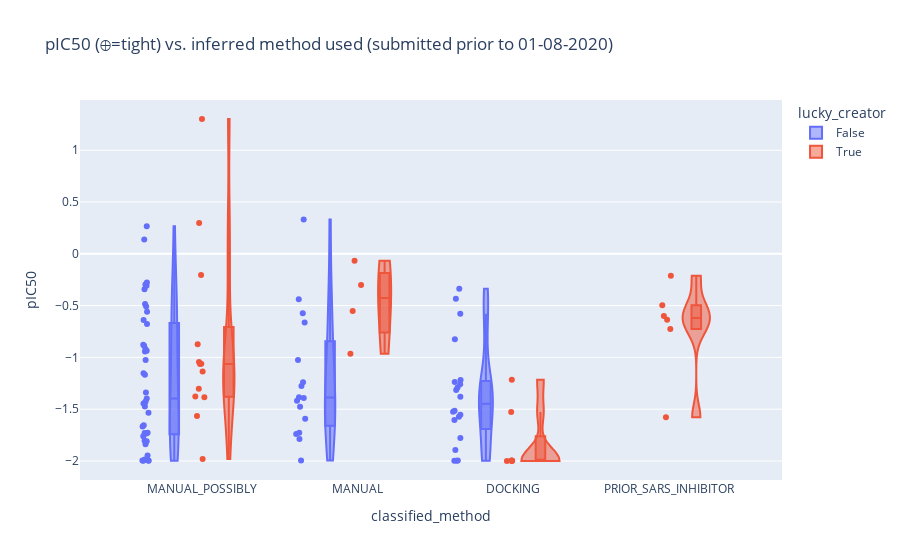

Notebook code for this chart:
### Code cell
date_cutoff = datetime(2020, 8, 1)

subbed = moonshot.loc[~moonshot.classified_method.isin(['STARTING_LIBRARY', 'UNKNOWN']) & \
                      (moonshot.submission_date < date_cutoff) & (moonshot.shipment_date < date_cutoff)
                     ]
fig = px.violin(subbed,
                title=f'pIC50 ({chr(0x2295)}=tight) vs. inferred method used (submitted prior to {date_cutoff.strftime("%d-%m-%Y")})',
                y='pIC50', x='classified_method',
               color='lucky_creator',
               box=True,
               points='all')
fig.update_traces(spanmode = 'hard')
fig

### Figure 1 — Plotly figure (JSON) as saved in the notebook; plotly's stock layout.template omitted (floating-point values rounded to 4 significant figures)
{"data": [{"alignmentgroup": "True", "box": {"visible": true}, "hovertemplate": "lucky_creator=False<br>classified_method=%{x}<br>pIC50=%{y}<extra></extra>", "legendgroup": "False", "marker": {"color": "#636efa"}, "name": "False", "offsetgroup": "False", "orientation": "v", "points": "all", "scalegroup": "True", "showlegend": true, "spanmode": "hard", "type": "violin", "x": ["MANUAL_POSSIBLY", "MANUAL_POSSIBLY", "MANUAL_POSSIBLY", "MANUAL_POSSIBLY", "MANUAL_POSSIBLY", "MANUAL", "MANUAL_POSSIBLY", "MANUAL", "MANUAL", "MANUAL", "MANUAL", "MANUAL_POSSIBLY", "DOCKING", "MANUAL", "MANUAL", "MANUAL", "MANUAL", "MANUAL", "DOCKING", "MANUAL_POSSIBLY", "DOCKING", "MANUAL_POSSIBLY", "MANUAL_POSSIBLY", "MANUAL", "DOCKING", "DOCKING", "MANUAL_POSSIBLY", "MANUAL", "MANUAL", "MANUAL_POSSIBLY", "MANUAL_POSSIBLY", "DOCKING", "MANUAL_POSSIBLY", "DOCKING", "DOCKING", "MANUAL_POSSIBLY", "DOCKING", "DOCKING", "DOCKING", "DOCKING", "MANUAL_POSSIBLY", "MANUAL_POSSIBLY", "MANUAL_POSSIBLY", "MANUAL_POSSIBLY", "MANUAL_POSSIBLY", "MANUAL_POSSIBLY", "DOCKING", "DOCKING", "MANUAL_POSSIBLY", "MANUAL_POSSIBLY", "MANUAL_POSSIBLY", "MANUAL_POSSIBLY", "MANUAL_POSSIBLY", "MANUAL_POSSIBLY", "MANUAL_POSSIBLY", "MANUAL_POSSIBLY", "MANUAL_POSSIBLY", "MANUAL_POSSIBLY", "MANUAL", "MANUAL", "DOCKING", "DOCKING", "MANUAL_POSSIBLY", "MANUAL_POSSIBLY", "MANUAL_POSSIBLY", "DOCKING", "DOCKING", "DOCKING", "MANUAL", "MANUAL_POSSIBLY", "MANUAL_POSSIBLY", "MANUAL_POSSIBLY", "DOCKING", "MANUAL_POSSIBLY", "MANUAL_POSSIBLY", "MANUAL_POSSIBLY", "MANUAL_POSSIBLY"], "x0": " ", "xaxis": "x", "y": [-1.735, -1.803, -1.427, -1.76, -1.996, -1.391, -1.81, -1.418, -1.788, -1.74, -1.996, -0.4857, -0.8248, -1.025, -1.276, -1.241, -1.384, -1.592, -0.3365, -1.441, -1.895, -1.996, -1.446, 0.3316, -1.996, -1.553, -0.5079, -0.6637, -0.4393, -1.338, -0.6385, -1.604, -0.2765, -0.5798, -1.29, -0.2967, -1.26, -1.525, -0.4346, -1.573, -1.728, -0.8882, -1.474, 0.2652, -0.6785, -0.3424, -1.238, -1.314, -1.998, -1.986, -1.667, -0.5599, -1.152, -0.9191, -0.937, -1.656, -1.73, -1.998, -0.5729, -1.728, -1.998, -1.998, -0.9425, -1.167, -0.8779, -1.516, -1.217, -1.38, -1.476, -1.947, -1.535, -1.396, -1.777, -1.025, -0.3075, 0.1379, -1.838], "y0": " ", "yaxis": "y"}, {"alignmentgroup": "True", "box": {"visible": true}, "hovertemplate": "lucky_creator=True<br>classified_method=%{x}<br>pIC50=%{y}<extra></extra>", "legendgroup": "True", "marker": {"color": "#EF553B"}, "name": "True", "offsetgroup": "True", "orientation": "v", "points": "all", "scalegroup": "True", "showlegend": true, "spanmode": "hard", "type": "violin", "x": ["MANUAL", "MANUAL", "MANUAL", "MANUAL", "PRIOR_SARS_INHIBITOR", "MANUAL_POSSIBLY", "DOCKING", "DOCKING", "DOCKING", "DOCKING", "DOCKING", "DOCKING", "DOCKING", "DOCKING", "PRIOR_SARS_INHIBITOR", "PRIOR_SARS_INHIBITOR", "PRIOR_SARS_INHIBITOR", "PRIOR_SARS_INHIBITOR", "MANUAL_POSSIBLY", "PRIOR_SARS_INHIBITOR", "MANUAL_POSSIBLY", "MANUAL_POSSIBLY", "MANUAL_POSSIBLY", "MANUAL_POSSIBLY", "MANUAL_POSSIBLY", "MANUAL_POSSIBLY", "MANUAL_POSSIBLY", "MANUAL_POSSIBLY", "MANUAL_POSSIBLY", "MANUAL_POSSIBLY", "MANUAL_POSSIBLY"], "x0": " ", "xaxis": "x", "y": [-0.9652, -0.06819, -0.301, -0.5527, -1.577, -1.981, -1.996, -1.998, -1.998, -1.528, -1.215, -1.998, -2, -1.998, -0.7259, -0.2122, -0.601, -0.6365, 1.301, -0.4969, -1.061, -1.064, -0.8739, -1.378, -1.386, -1.045, -1.303, 0.2976, -0.2041, -1.137, -1.566], "y0": " ", "yaxis": "y"}], "layout": {"autosize": true, "legend": {"title": {"text": "lucky_creator"}, "tracegroupgap": 0}, "title": {"text": "pIC50 (⊕=tight) vs. inferred method used (submitted prior to 01-08-2020)"}, "violinmode": "group", "xaxis": {"anchor": "y", "autorange": true, "domain": [0, 1], "range": [-0.7726, 3.725], "title": {"text": "classified_method"}, "type": "category"}, "yaxis": {"anchor": "x", "autorange": true, "domain": [0, 1], "range": [-2.183, 1.484], "title": {"text": "pIC50"}, "type": "linear"}}}
